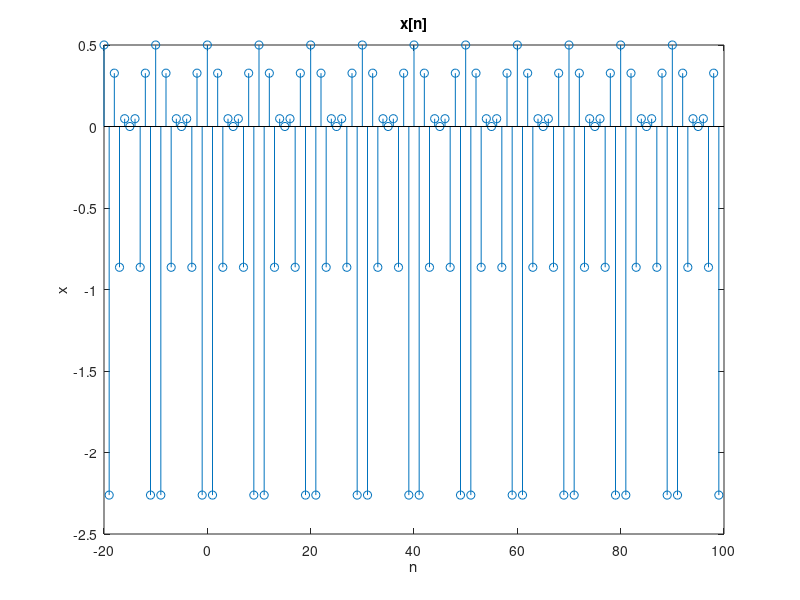

MATLAB code for this plot:
k = 0:19;
n = -20:99;
a_x = [-1/2 zeros(1, 7) 3/4 0 3/4 zeros(1, 7) -1/2 0];
x_20 = 20*ifft(a_x);
x = [x_20 x_20 x_20 x_20 x_20 x_20];

stem(n,x)
xlabel('n')
ylabel('x')
title('x[n]')
